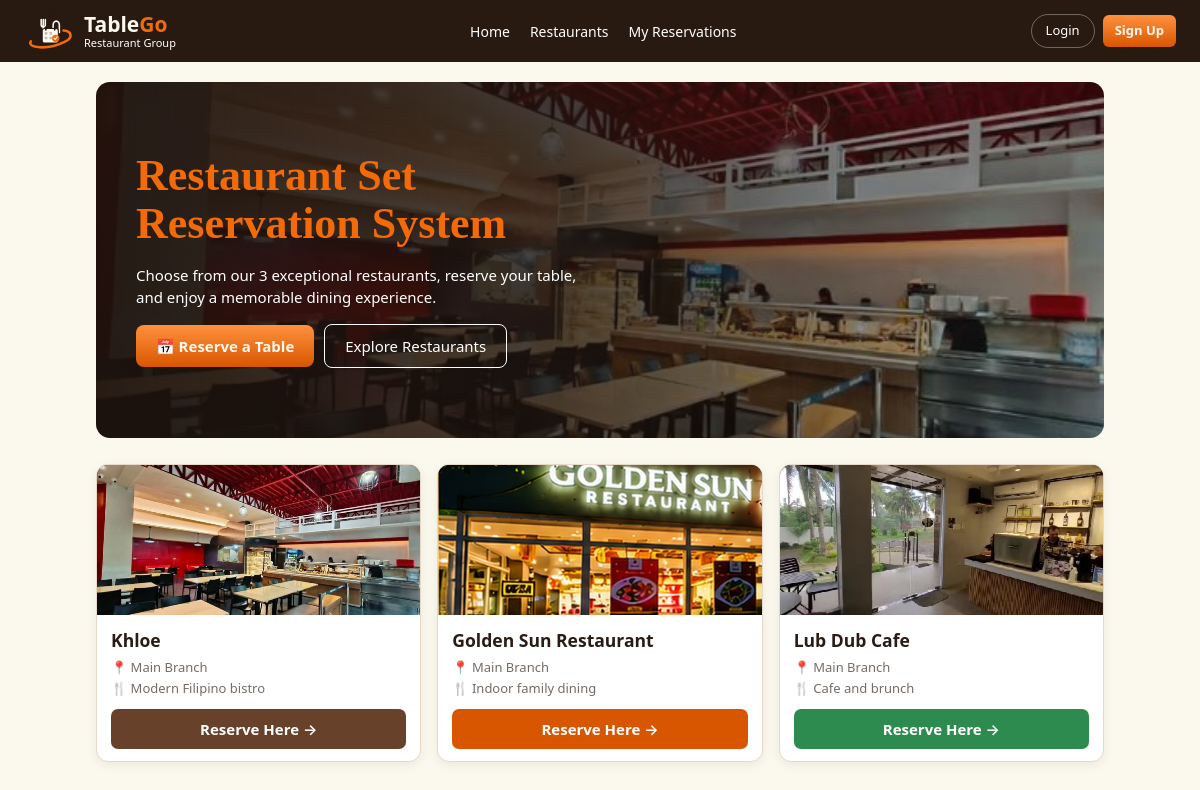
The page / on the database its author committed.
### booking/models.py (models this page shows, shortened)
class Restaurant(models.Model):
    name = models.CharField(max_length=80)
    slug = models.SlugField(unique=True)
    cuisine = models.CharField(max_length=80)
    description = models.TextField(blank=True)
    fixtures = models.JSONField(default=list, blank=True, help_text="Floor-plan areas: label, x, y, w, h")
    location = models.CharField(max_length=80, blank=True)
    hours = models.CharField(max_length=60, blank=True)
    active = models.BooleanField(default=True)

### booking/views.py (the view)
# urls.py: path("", v.home, name="home"),
def home(request):
    return render(request, "home.html", {"restaurants": Restaurant.objects.filter(active=True)})

### booking/templates/home.html
{% extends "base.html" %}{% load static %}{% block content %}
<section class="hero" style="--hero-image: url('{% static 'booking/img/chloe.jpg' %}')"><h1>Restaurant Set<br>Reservation System</h1><p>Choose from our {{ restaurants|length }} exceptional restaurants, reserve your table, and enjoy a memorable dining experience.</p>
<a class="gold" href="{% url 'restaurants' %}">📅 Reserve a Table</a><a class="outline" href="{% url 'restaurants' %}">Explore Restaurants</a></section>
{% include "_cards.html" %}{% endblock %}

### booking/templates/_cards.html
{% load static %}<div class="cards">{% for r in restaurants %}<article class="rcard"><div class="ph" style="background-image:url('{% static 'booking/img/'|add:r.slug|add:'.jpg' %}')"></div><div class="rb"><h3>{{ r.name }}</h3><p class="mu">📍 {{ r.location|default:"Main Branch" }}</p><p class="mu">🍴 {{ r.cuisine }}</p><a class="rbtn {{ r.slug }}" href="{% url 'restaurant' r.slug %}">Reserve Here →</a></div></article>{% endfor %}</div>

### booking/static/booking/site.css (style rules this page uses)
:root { --navy: #281911; --gold: #f36b08; --gold2: #d95600; --cream: #fbf8ed; --tx: #2a1b14; --mu: #756c65; --bd: #e7d8c8; --ok: #2ea05a; --bad: #d84a4a; }
* { box-sizing: border-box; }
body { margin: 0; font: 15px/1.5 system-ui, -apple-system, "Segoe UI", sans-serif; background: var(--cream); color: var(--tx); }
a { color: inherit; }
.mu { color: var(--mu); }
h2, h3 { margin: 0.2em 0; }
.gold { background: linear-gradient(#ff913f, var(--gold2)); color: #fffaf0; border: 0; padding: 10px 20px; border-radius: 8px; font-weight: 700; text-decoration: none; display: inline-block; }
.outline { border: 1px solid #fff; color: #fff; padding: 10px 20px; border-radius: 8px; text-decoration: none; display: inline-block; }
.hero { background-image: linear-gradient(90deg, rgb(29 18 13 / 94%) 0%, rgb(29 18 13 / 78%) 46%, rgb(29 18 13 / 24%) 100%), var(--hero-image); background-position: center, center 58%; background-size: cover; color: #fff; border-radius: 14px; padding: 70px 40px; margin-bottom: 26px; }
.hero h1 { font: 700 44px/1.1 Georgia, serif; color: var(--gold); margin: 0 0 14px; }
.hero p { max-width: 460px; }
.hero .gold { margin-right: 10px; }
.cards { display: grid; grid-template-columns: repeat(auto-fit, minmax(220px, 1fr)); gap: 16px; }
.rcard { background: #fff; border: 1px solid var(--bd); border-radius: 12px; overflow: hidden; box-shadow: 0 3px 12px #0001; }
.ph { background: #39251b center/cover; height: 150px; }
.rb { padding: 12px 14px; }
.rb h3 { margin: 0 0 4px; }
.rb p { margin: 2px 0; font-size: 13px; }
.rbtn { display: block; text-align: center; color: #fff; text-decoration: none; padding: 9px; border-radius: 7px; font-weight: 600; margin-top: 10px; background: var(--gold2); }
.rbtn.chloe { background: #68412b; }
.rbtn.lub-dub-cafe { background: #2e8b4f; }

### rows shown on the page
Restaurant: slug (picture), name "Khloe", location "Main Branch", cuisine "Modern Filipino bistro"
Restaurant: slug (picture), name "Golden Sun Restaurant", location "Main Branch", cuisine "Indoor family dining"
Restaurant: slug (picture), name "Lub Dub Cafe", location "Main Branch", cuisine "Cafe and brunch"

### other values the page prints
{{ restaurants|length }} "3"
